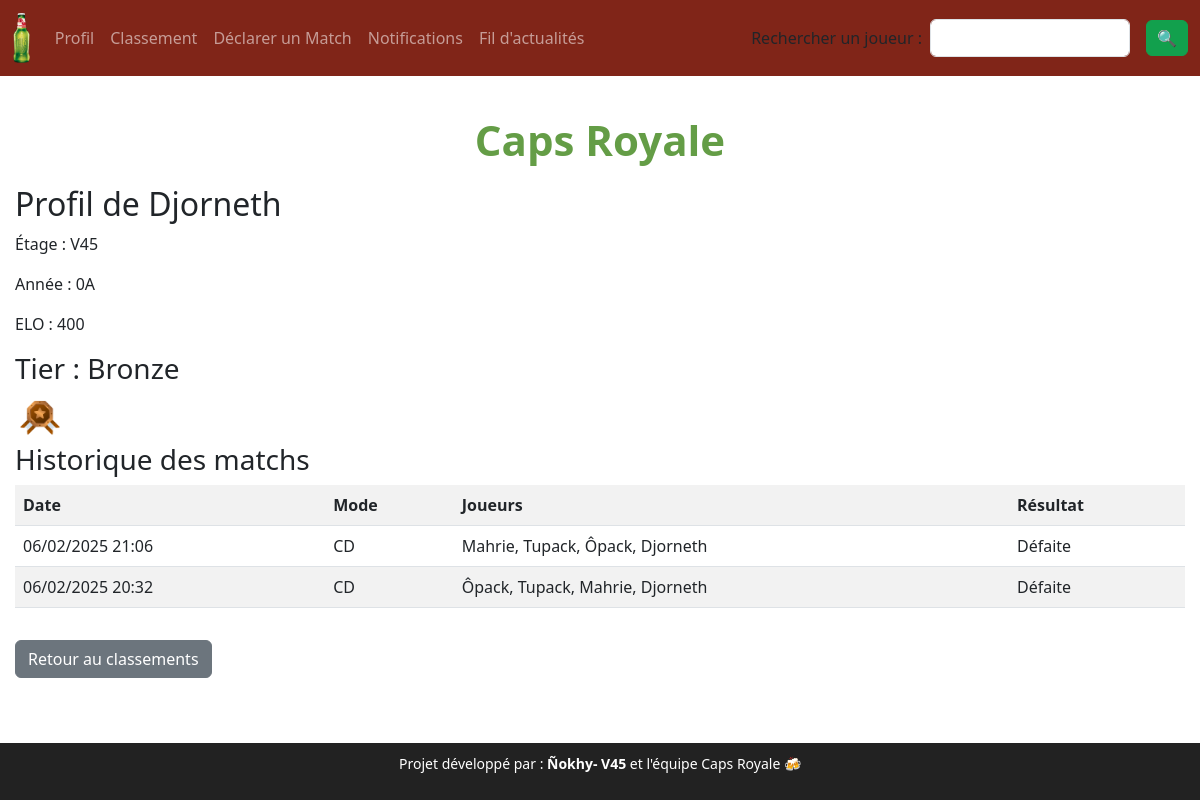
The page /profile/3 on the database its author committed.
### models.py (models this page shows)
class User(db.Model):
    id = db.Column(db.Integer, primary_key=True)
    username = db.Column(db.String(80), unique=True, nullable=False)
    password = db.Column(db.String(500), nullable=False)
    floor = db.Column(db.String(10), nullable=False)
    year = db.Column(db.String(10), nullable=False)
    elo = db.Column(db.Integer, default=400)

class Match(db.Model):
    id = db.Column(db.Integer, primary_key=True)
    player1_id = db.Column(db.Integer, db.ForeignKey('user.id'), nullable=False)
    player2_id = db.Column(db.Integer, db.ForeignKey('user.id'))
    player3_id = db.Column(db.Integer, db.ForeignKey('user.id'))
    player4_id = db.Column(db.Integer, db.ForeignKey('user.id'))
    player5_id = db.Column(db.Integer, db.ForeignKey('user.id'))
    player6_id = db.Column(db.Integer, db.ForeignKey('user.id'))
    winning_team = db.Column(db.String(10), nullable=False)
    mode = db.Column(db.String(20), nullable=False)
    confirmed = db.Column(db.Boolean, default=False)
    confirmed_players = db.Column(db.Text, default="")
    date = db.Column(db.DateTime, default=lambda: datetime.now(timezone.utc))
    commentaire = db.Column(db.Text, nullable=True)  # ✅ Nouveau champ pour le commentaire

### routes.py (the view)
    @app.route("/profile/<int:user_id>")
    def view_profile(user_id):
        user = User.query.get(user_id)
        tier, icon = get_tier(user.elo)
        if not user:
            flash("Profil introuvable", "danger")
            return redirect("/search_profile")
        matches = Match.query.filter(
            (Match.player1_id == user.id) | (Match.player2_id == user.id) |
            (Match.player3_id == user.id) | (Match.player4_id == user.id) |
            (Match.player5_id == user.id) | (Match.player6_id == user.id)
        ).order_by(Match.date.desc()).all()
        match_history = []
        for match in matches:
            players = [
                User.query.get(match.player1_id),
                User.query.get(match.player2_id),
                User.query.get(match.player3_id) if match.player3_id else None,
                User.query.get(match.player4_id) if match.player4_id else None,
                User.query.get(match.player5_id) if match.player5_id else None,
                User.query.get(match.player6_id) if match.player6_id else None
            ]
            players = [p for p in players if p]
            team1 = players[:len(players) // 2]
            team2 = players[len(players) // 2:]
            if match.winning_team == "Team1":
                result = "Victoire" if user in team1 else "Défaite"
            else:
                result = "Victoire" if user in team2 else "Défaite"
            match_history.append({
                "date": match.date.strftime("%d/%m/%Y %H:%M"),
                "mode": match.mode,
                "players": [p.username for p in players],
                "result": result
            })
        return render_template("profile_view.html", user=user, match_history=match_history, tier=tier, icon=icon)

### fct.py (called while the page is built)
def get_tier(elo):
    if elo < 350:
        return "0chiasse", "caca.png"
    elif elo < 500:
        return "Bronze", "bronze.png"
    elif elo < 800:
        return "Argent", "argent.png"
    elif elo < 1100:
        return "Or", "or.png"
    elif elo < 1400:
        return "Platine", "platine.png"
    elif elo < 1900:
        return "Diamant", "diamant.png"
    else:
        return "Légende", "legende.png"

### templates/profile_view.html
{% extends "base.html" %}
{% block content %}
<h2>Profil de {{ user.username }}</h2>
<p>Étage : {{ user.floor }}</p>
<p>Année : {{ user.year }}</p>
<p>ELO : {{ user.elo }}</p>
<h3>Tier : {{ tier }}</h3>
<img src="{{ url_for('static', filename='icons/' + icon) }}" alt="{{ tier }}" width="50">
<h3>Historique des matchs</h3>
{% if match_history %}
    <table class="table table-striped">
        <tr>
            <th>Date</th>
            <th>Mode</th>
            <th>Joueurs</th>
            <th>Résultat</th>
        </tr>
        {% for match in match_history %}
        <tr>
            <td>{{ match.date }}</td>
            <td>{{ match.mode }}</td>
            <td>{{ match.players | join(', ') }}</td>
            <td>{{ match.result }}</td>
        </tr>
        {% endfor %}
    </table>
{% else %}
    <p>Aucun match joué pour l'instant.</p>
{% endif %}
<a href="/ranking" class="btn btn-secondary mt-3">Retour au classements</a>
{% endblock %}

### static/styles.css (style rules this page uses)
body { font-size: 16px; padding-bottom: 80px; }
@media (min-width: 1024px) { .btn { width: auto; } }
@media (min-width: 1024px) { .table { width: 100%; } }

### rows shown on the page
User: username "Djorneth", floor "V45", year "0A", elo "400"
Match: date "06/02/2025 21:06", mode "CD", players "Mahrie, Tupack, Ôpack, Djorneth", result "Défaite"
Match: date "06/02/2025 20:32", mode "CD", players "Ôpack, Tupack, Mahrie, Djorneth", result "Défaite"

### other values the page prints
{{ tier }} "Bronze"
